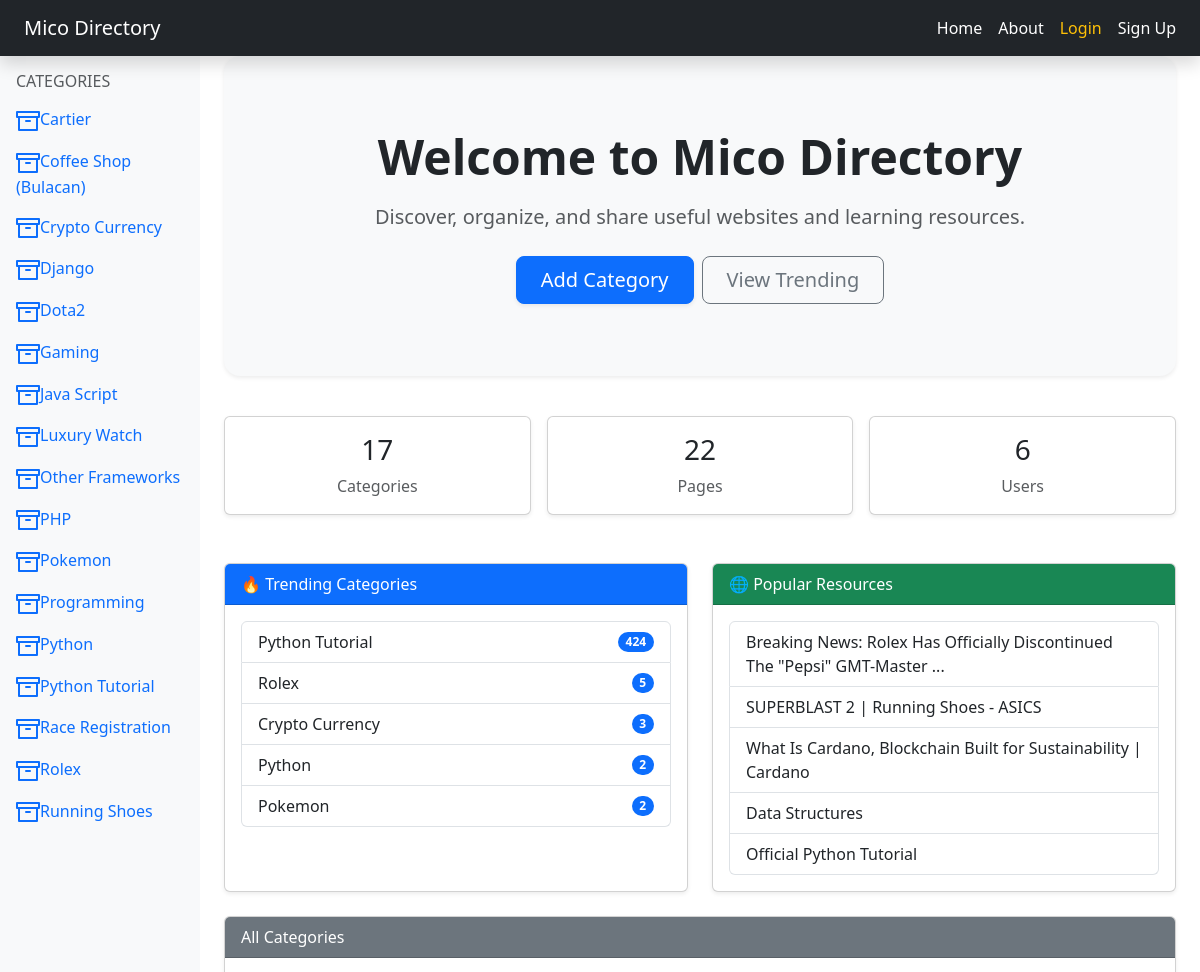
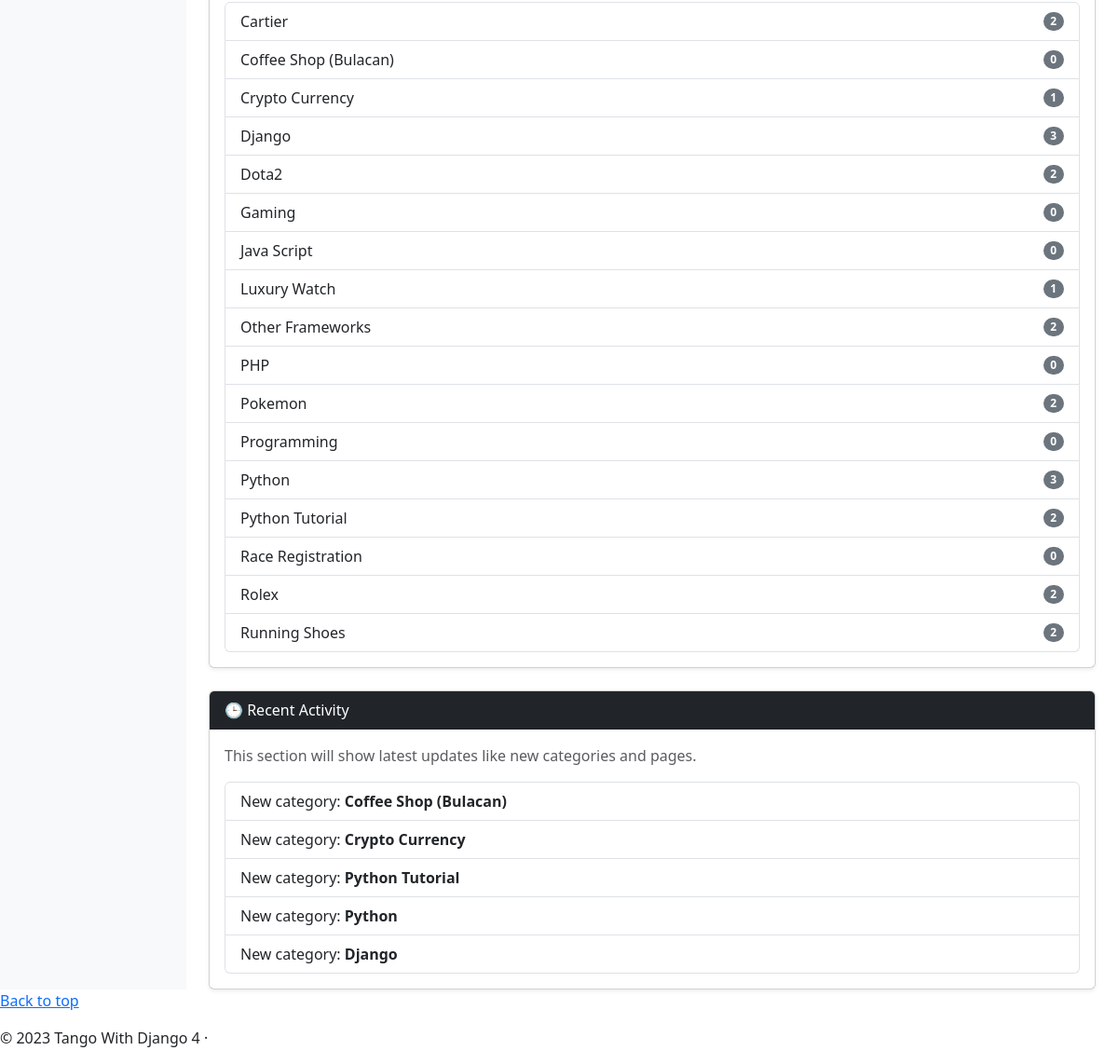
The page / on the database its author committed (2 pictures, top to bottom).
### rango/models.py (models this page shows, shortened)
class Category(models.Model):
    name = models.CharField(max_length=128, unique=True)
    views = models.IntegerField(default=0)
    likes = models.IntegerField(default=0)
    slug = models.SlugField(unique=True)
    date_added = models.DateTimeField(default=timezone.now)
    class Meta:
        verbose_name_plural = 'Categories'

class Page(models.Model):
    category = models.ForeignKey(Category, on_delete=models.CASCADE)
    title = models.CharField(max_length=128)
    url = models.URLField()
    views = models.IntegerField(default=0)
    date_added = models.DateTimeField(default=timezone.now)

### rango/views.py (the view)
# urls.py: path('', views.IndexView.as_view(), name='index'),
class IndexView(View):
    def get(self, request):
        category_list = Category.objects.order_by('-likes')[:5]
        page_list = Page.objects.order_by('-views')[:5]
        all_categories = Category.objects.order_by('name')
        recent_categories = Category.objects.order_by('-date_added')[:5]
        recent_pages = Page.objects.order_by('-date_added')[:5]
        context_dict = {
            'boldmessage': 'Crunchy, creamy, cookie, candy, cupcake!',
            'categories': category_list,
            'pages': page_list,
            'all_categories': all_categories,
            'visits': int(request.session.get('visits', '1')), # IMPORTANT: use session not cookies
            'total_categories': Category.objects.count(),
            'total_pages': Page.objects.count(),
            'total_users': User.objects.count(),
            'recent_categories': recent_categories,
            'recent_pages': recent_pages,
        }
        response = render(request, 'rango/index.html', context=context_dict)
        response = visitor_cookies_handler(request, response)
        return response

### rango/templatetags/rango_template_tags.py (called while the page is built)
@register.inclusion_tag('rango/categories.html', takes_context=True)
def get_category_list(context, current_category=None):
    return {
        'categories': Category.objects.order_by('name'),
        'current_category': current_category,
        'user': context['user']
            }

### rango/views.py (called while the page is built)
def visitor_cookies_handler(request, response):
    visits = int(request.session.get('visits', '1'))
    last_visit = request.session.get('last_visit')
    current_time = datetime.now()
    if last_visit:
        last_visit_time = datetime.strptime(last_visit, '%Y-%m-%d %H:%M:%S.%f')
        if (current_time - last_visit_time).days > 0:
            visits += 1
    else:
        visits = 1
    request.session['visits'] = visits
    request.session['last_visit'] = str(current_time)
    return response

### rango/templates/rango/index.html (shortened to what this page needs)
{% extends 'rango/base.html' %}
{% load static %}
    {% block body_block %}
    <div class="p-5 mb-4 bg-light rounded-4 text-center shadow-sm">
    <div class="container py-4">
        <h1 class="display-5 fw-bold mb-3">
            Welcome to Mico Directory
        </h1>
        <p class="lead text-muted mb-4">
            Discover, organize, and share useful websites and learning resources.
        </p>
        <div class="d-flex justify-content-center gap-2 flex-wrap">
            <a href="{% url 'rango:add_category' %}"
               class="btn btn-primary btn-lg px-4 shadow-sm">
                Add Category
            </a>
            <a href="#all-categories-section"
               class="btn btn-outline-secondary btn-lg px-4">
                View Trending
            </a>
        </div>
    </div>
    </div>
    <div class="row text-center mt-4 mb-4 g-3">
    <div class="col-md-4">
        <div class="card shadow-sm">
            <div class="card-body">
                <h3>{{ total_categories }}</h3>
                <p class="text-muted mb-0">Categories</p>
            </div>
        </div>
    </div>
    <div class="col-md-4">
        <div class="card shadow-sm">
            <div class="card-body">
                <h3>{{ total_pages }}</h3>
                <p class="text-muted mb-0">Pages</p>
            </div>
        </div>
    </div>
    <div class="col-md-4">
        <div class="card shadow-sm">
            <div class="card-body">
                <h3>{{ total_users }}</h3>
                <p class="text-muted mb-0">Users</p>
            </div>
        </div>
    </div>
</div>
<div id="categories-section" class="row mt-4 g-4">
    <div class="col-md-6">
        <div class="card shadow-sm h-100">
            <div class="card-header bg-primary text-white">
                🔥 Trending Categories
            </div>
            <div class="card-body">
                {% if categories %}
                    <div class="list-group">
                        {% for category in categories %}
                            <a href="{% url 'rango:show_category' category.slug %}"
                               class="list-group-item list-group-item-action d-flex justify-content-between align-items-center">
                                {{ category.name }}
                                <span class="badge bg-primary rounded-pill">
                                    {{ category.likes }}
                                </span>
                            </a>
                        {% endfor %}
                    </div>
                {% else %}
                    <p class="text-muted">No categories available.</p>
                {% endif %}
            </div>
        </div>
    </div>
    <div class="col-md-6">
        <div class="card shadow-sm h-100">
            <div class="card-header bg-success text-white">
                🌐 Popular Resources
            </div>
            <div class="card-body">
                {% if pages %}
                    <div class="list-group">
                        {% for page in recent_pages %}
                            <a href="{{ page.url }}"
                               target="_blank"
                               class="list-group-item list-group-item-action">
                                {{ page.title }}
                            </a>
                        {% endfor %}
                    </div>
                {% else %}
                    <p class="text-muted">No pages available.</p>
                {% endif %}
            </div>
        </div>
    </div>
</div>
<div id="all-categories-section" class="row mt-4">
    <div class="col-md-12">
        <div class="card shadow-sm">
            <div class="card-header bg-secondary text-white">
                All Categories
            </div>
            <div class="card-body">
                {% if all_categories %}
                    <div class="list-group">
                        {% for category in all_categories %}
                            <a href="{% url 'rango:show_category' category.slug %}"
                               class="list-group-item list-group-item-action d-flex justify-content-between align-items-center">
                                {{ category.name }}
                                <span class="badge bg-secondary rounded-pill">
                                    {{ category.page_set.count }}
                                </span>
                            </a>
                        {% endfor %}
                    </div>
                {% else %}
                    <p class="text-muted">
                        No categories available.
                    </p>
                {% endif %}
            </div>
        </div>
    </div>
</div>
<div class="row mt-4">
    <div class="col-md-12">
        <div class="card shadow-sm">
            <div class="card-header bg-dark text-white">
                🕒 Recent Activity
            </div>
            <div class="card-body">
                <p class="text-muted">
                    This section will show latest updates like new categories and pages.
                </p>
                <ul class="list-group">
                    {% for category in recent_categories %}
                        <li class="list-group-item">
                            New category: <strong>{{ category.name }}</strong>
                        </li>
                    {% endfor %}
                </ul>
            </div>
        </div>
    </div>
</div>
{% endblock %}

### rango/templates/rango/categories.html
<ul class="nav flex-column">
{% if categories %}
    {% for c in categories %}
        {% if c == current_category %}
            <li class="nav-item">
                <a class="nav-link activate"
                    href="{% url 'rango:show_category' c.slug %}">
                       <span data-feather="archive"></span>{{ c.name }}
                </a>
            </li>
        {% else %}
            <li class="nav-item">
                <a class="nav-link"
                    href="{% url 'rango:show_category' c.slug %}">
                    <span data-feather="archive"></span>{{ c.name }}
                </a>
            </li>
        {% endif %}
    {% endfor %}
{% else %}
    <li class="nav-item">
        There are no categories present.
    </li>
{% endif %}
</ul>

### rows shown on the page
Category: name "Cartier", page_set.count "2"
Category: name "Coffee Shop (Bulacan)", page_set.count "0"
Category: name "Crypto Currency", likes "3", page_set.count "1"
Category: name "Django", page_set.count "3"
Category: name "Dota2", page_set.count "2"
Category: name "Gaming", page_set.count "0"
Category: name "Java Script", page_set.count "0"
Category: name "Luxury Watch", page_set.count "1"
Category: name "Other Frameworks", page_set.count "2"
Category: name "PHP", page_set.count "0"
Category: name "Pokemon", likes "2", page_set.count "2"
Category: name "Programming", page_set.count "0"
Category: name "Python", likes "2", page_set.count "3"
Category: name "Python Tutorial", likes "424", page_set.count "2"
Category: name "Race Registration", page_set.count "0"
Category: name "Rolex", likes "5", page_set.count "2"
Category: name "Running Shoes", page_set.count "2"
Page: title "Breaking News: Rolex Has Officially Discontinued The \"Pepsi\" GMT-Master ..."
Page: title "SUPERBLAST 2 | Running Shoes - ASICS"
Page: title "What Is Cardano, Blockchain Built for Sustainability | Cardano"
Page: title "Data Structures"
Page: title "Official Python Tutorial"

### other values the page prints
{{ total_categories }} "17"
{{ total_pages }} "22"
{{ total_users }} "6"
